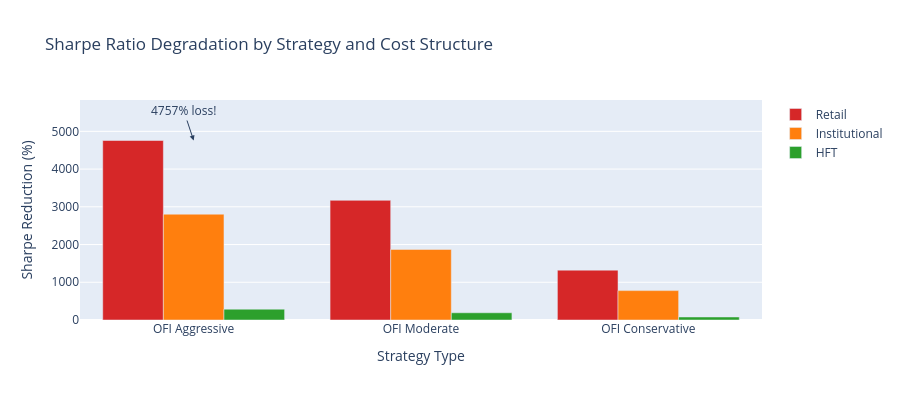

The notebook cell this image was saved under:
### Markdown cell above
#### Annotate Maximum Sharpe Loss

### Code cell
# Add annotation for dramatic example
fig.add_annotation(
    x="OFI Aggressive",
    y=max(retail_deg),
    text=f"{max(retail_deg):.0f}% loss!",
    showarrow=True,
    arrowhead=2,
)

fig.show()

### Figure 1 — Plotly figure (JSON) as saved in the notebook; plotly's stock layout.template omitted (floating-point values rounded to 4 significant figures)
{"data": [{"marker": {"color": "#d62728"}, "name": "Retail", "type": "bar", "x": ["OFI Aggressive", "OFI Moderate", "OFI Conservative"], "y": [4757.0, 3172.0, 1322.0]}, {"marker": {"color": "#ff7f0e"}, "name": "Institutional", "type": "bar", "x": ["OFI Aggressive", "OFI Moderate", "OFI Conservative"], "y": [2805.0, 1870.0, 779.1]}, {"marker": {"color": "#2ca02c"}, "name": "HFT", "type": "bar", "x": ["OFI Aggressive", "OFI Moderate", "OFI Conservative"], "y": [287.3, 191.5, 79.8]}], "layout": {"annotations": [{"arrowhead": 2, "showarrow": true, "text": "4757% loss!", "x": "OFI Aggressive", "y": 4757.0}], "barmode": "group", "height": 400, "title": {"text": "Sharpe Ratio Degradation by Strategy and Cost Structure"}, "xaxis": {"title": {"text": "Strategy Type"}}, "yaxis": {"title": {"text": "Sharpe Reduction (%)"}}}}
